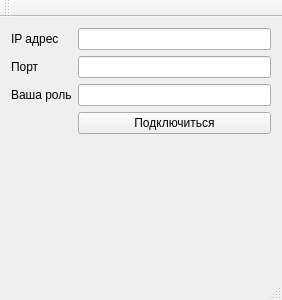
<?xml version="1.0" encoding="UTF-8"?>
<ui version="4.0">
 <class>MainWindow</class>
 <widget class="QMainWindow" name="MainWindow">
  <property name="geometry">
   <rect>
    <x>0</x>
    <y>0</y>
    <width>282</width>
    <height>300</height>
   </rect>
  </property>
  <property name="windowTitle">
   <string>QTCPClient</string>
  </property>
  <property name="styleSheet">
   <string notr="true"/>
  </property>
  <widget class="QWidget" name="centralWidget">
   <property name="sizePolicy">
    <sizepolicy hsizetype="Fixed" vsizetype="Fixed">
     <horstretch>0</horstretch>
     <verstretch>0</verstretch>
    </sizepolicy>
   </property>
   <layout class="QGridLayout" name="gridLayout_2">
    <property name="sizeConstraint">
     <enum>QLayout::SetNoConstraint</enum>
    </property>
    <item row="0" column="0">
     <layout class="QFormLayout" name="formLayout">
      <item row="0" column="0">
       <widget class="QLabel" name="label">
        <property name="text">
         <string>IP адрес</string>
        </property>
       </widget>
      </item>
      <item row="0" column="1">
       <widget class="QLineEdit" name="lineEdit"/>
      </item>
      <item row="1" column="0">
       <widget class="QLabel" name="label_2">
        <property name="text">
         <string>Порт</string>
        </property>
       </widget>
      </item>
      <item row="1" column="1">
       <widget class="QLineEdit" name="lineEdit_2"/>
      </item>
      <item row="2" column="0">
       <widget class="QLabel" name="label_3">
        <property name="text">
         <string>Ваша роль</string>
        </property>
       </widget>
      </item>
      <item row="2" column="1">
       <widget class="QLineEdit" name="lineEdit_3"/>
      </item>
      <item row="3" column="1">
       <widget class="QPushButton" name="pushButton">
        <property name="text">
         <string>Подключиться</string>
        </property>
       </widget>
      </item>
     </layout>
    </item>
   </layout>
  </widget>
  <widget class="QMenuBar" name="menuBar">
   <property name="geometry">
    <rect>
     <x>0</x>
     <y>0</y>
     <width>282</width>
     <height>22</height>
    </rect>
   </property>
  </widget>
  <widget class="QToolBar" name="mainToolBar">
   <attribute name="toolBarArea">
    <enum>TopToolBarArea</enum>
   </attribute>
   <attribute name="toolBarBreak">
    <bool>false</bool>
   </attribute>
  </widget>
  <widget class="QStatusBar" name="statusBar"/>
 </widget>
 <layoutdefault spacing="6" margin="11"/>
 <resources/>
 <connections/>
</ui>
